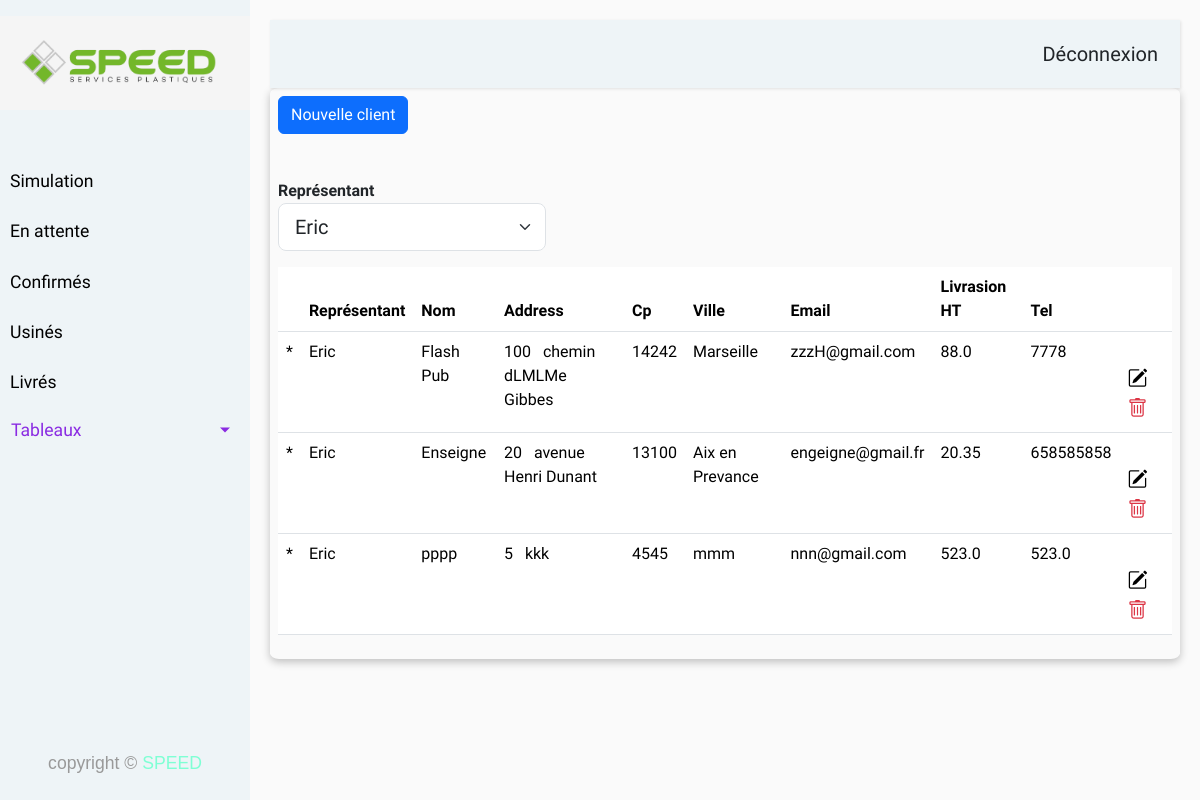
The app's page /clients (signed in), older data.
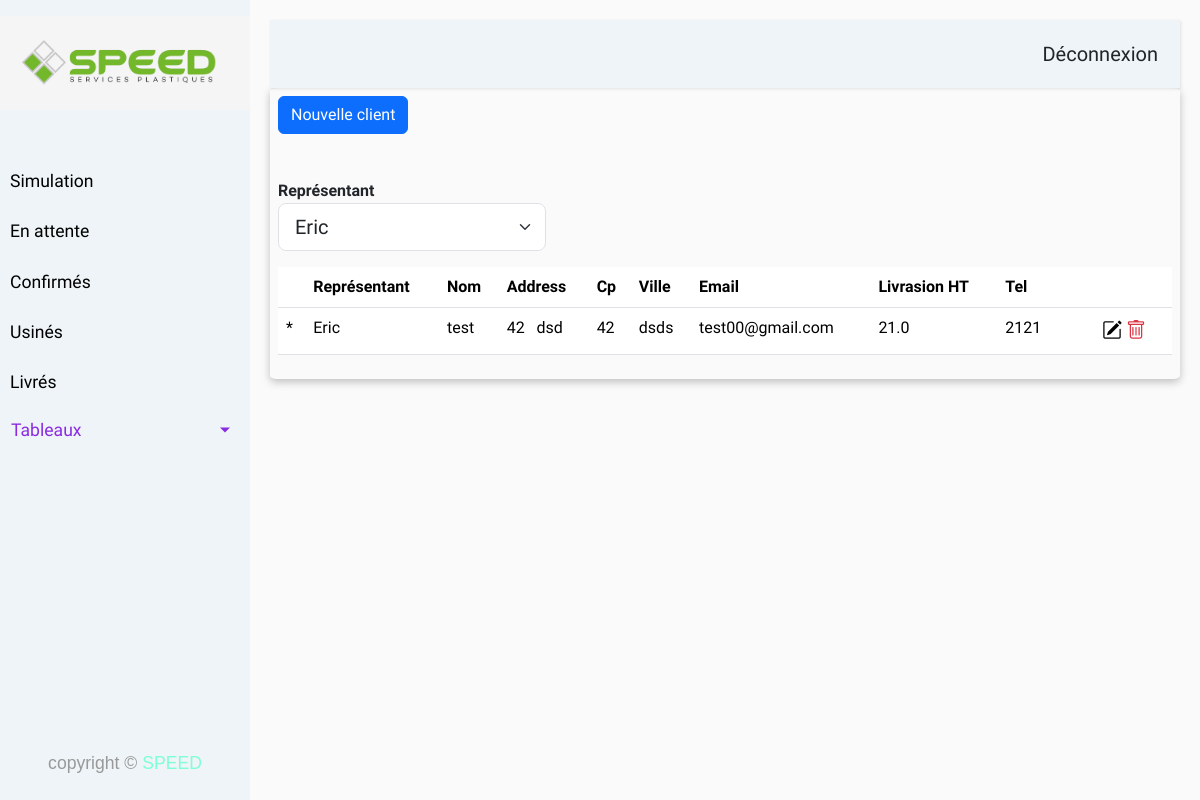
The same page, newer data.
### models/models.py (models this page shows, shortened)
class Client(db.Model):
    __tablename__ = 'client'
    id = db.Column(db.Integer(),autoincrement=True, primary_key=True)
    user_id = db.Column(db.Integer , ForeignKey('user.id'),nullable=False)
    name = db.Column(db.String(80), nullable=False)
    ville = db.Column(db.String(80), nullable=False)
    cp = db.Column(db.Integer(), nullable=False)
    numero = db.Column(db.Integer(), nullable=True)
    addresse = db.Column(db.String(256), nullable=False)
    email = db.Column(db.String(255), unique=True)
    tel = db.Column(db.String(20), nullable=False)
    prix_livr = db.Column(db.Float , nullable=False)
    rel_client_commande = relationship("Commande", backref = "client")

class User(db.Model, UserMixin):
    __tablename__ = 'user'
    id = db.Column(db.Integer, autoincrement=True, primary_key=True)
    username=db.Column(db.String(255), nullable=False)
    email = db.Column(db.String(255), unique=True)
    password = db.Column(db.String(255), nullable=False, server_default='')
    tel = db.Column(db.String(20), nullable=False)
    role_id = db.Column(db.Integer , ForeignKey('role.id'),nullable=False)
    rel_user_client = relationship("Client", backref = "user")

### routes.py (the view)
@app.route('/clients')
@login_required
def clients():
    try:
        current_user_role = (Role.query.filter(Role.id == current_user.role_id).first()).name
    except Exception as e:
        return f"Error fetching current user role: {str(e)}"
    if current_user_role == "admin" :
        representants = get_all_representants()
        print(representants)
        first_rep = representants[0].id
        clients= get_cients_by_rep(first_rep)
    elif current_user_role == "comercial":
        representants = []
        representants.append(current_user)
        clients= get_cients_by_rep(current_user.id)
        print("xxxxxxxxxxx")
        print(current_user.username)
    return render_template('clients.html', user = current_user,current_user_role = current_user_role,representants = representants, clients=clients, page ="Clients")

### app.py (called while the page is built)
@login_manager.user_loader
def load_user(id):
    return User.query.get(int(id))

### models/models.py (called while the page is built)
def get_cients_by_rep(first_rep_id):
    clients=db.session.query(Client.name,Client.ville,Client.cp,Client.numero,Client.addresse,User.username,Client.email,Client.tel,User.id,Client.id,Client.prix_livr).join(User,Client.user_id== User.id ).filter(Client.user_id == first_rep_id ).all()
    result = []
    for row in  clients :
        result.append(row._data)
    return result

### routes.py (called while the page is built)
@app.before_request
def session_handler():
    session.permanent = True
    app.permanent_session_lifetime = timedelta(days=30)

### templates/clients.html (shortened to what this page needs)
{% extends 'base.html' %}
{% block contenue %}
{% if current_user_role =="admin"  or current_user_role =="comercial" %}
    <a href="#" class="btn btn-primary" style="margin-bottom: 1.3rem;" onclick="newClientForm()">Nouvelle client </a>
{% endif %}
<table id="clients_table" class="table">
    <div class="mt-4">
        <label for="representant"><strong>Représentant</strong></label>
        <select id="representant" class="form-select form-select-lg mb-3"
            aria-label=".form-select-sm nouvelle_utilisateur" style="width: 30%;">
            {% for item in representants%}
            <option value='{{ item.id}}'>{{ item.username}}</option>
            {% endfor %}
        </select>
    </div>
    <thead class="thead-light">
        <tr>
            <th scope="row"></th>
            <th scope="col">Représentant</th>
            <th scope="col">Nom</th>
            <th scope="col">Address</th>
            <th scope="col">Cp</th>
            <th scope="col">Ville</th>
            <th scope="col">Email</th>
            <th scope="col">Livrasion HT</th>
            <th scope="col">Tel</th>
            {% if current_user_role =="admin" or current_user_role =="comercial"%}
                <th></th>
            {% endif %}
        </tr>
    </thead>
    <tbody>
        {% for item in clients %}
        <tr>
            <td>*</th>
            <td>{{item[5]}}</td>
            <td>{{item[0]}}</td>
            <td> <span class="numero_voie_edit_span">{{item[3]}}</span > &nbsp <span class="name_voie_edit_span">{{item[4]}}</span> </td>
            <td>{{item[2]}}</td>
            <td>{{item[1]}}</td>
            <td>{{item[6]}}</td>
            <td>{{item[10]}}</td>
            <td>{{item[7]}}</td>
            {% if current_user_role =="admin" or current_user_role =="comercial"%}
            <td>
                <i class="bi bi-pencil-square getInfoBtn" style="font-size: 20px;"></i>
                <i type="button" class="delete_icon bi bi-trash text-danger " style="font-size: 20px;"
                    onclick="delete_client(this,'{{item[9]}}')"></i>
            </td>
            {% endif %}
        </tr>
        {% endfor %}
    </tbody>
</table>
{% endblock %}

### templates/base.html (shortened to what this page needs)
{% extends 'base_header_footer.html' %}
{% block body %}
<div id="main_contenue" class="wrapper">
  <nav id="sidebar">
    <div class="sidebar-header mt-3">
      <a href="{{url_for( 'Simulation')}}" class="logo me-auto"><img
          src="{{ url_for('static', filename= 'img/logo/logo.png') }}" alt="speed logo" style="width: 200px;"></a>
    </div>
    <ul class="list-unstyled  mt-5">
      {% if current_user_role =="comercial" or current_user_role =="admin" %}
        {% if page == "Simulation" %}
          <li class="mt-1 active">
        {% else %}
          <li class="mt-1">
        {% endif %}
        <a href="{{url_for( 'Simulation')}}">Simulation</a>
        </li class=" mt-1">
      {% endif %}
      {% if page == "attents" %}
      <li class="mt-1 active">
      {% else %}
      <li class="mt-1">
      {% endif %}
      <a href="{{url_for( 'en_attente')}}">En attente</a>
      </li class=" mt-1">
      {% if page == "Confirmés" %}
      <li class="mt-1 active">
      {% else %}
      <li class="mt-1">
      {% endif %}
      <a href="{{url_for( 'confirme')}}">Confirmés</a>
      </li>
      {% if page == "Usinés" %}
      <li class="mt-1 active">
      {% else %}
      <li class="mt-1">
      {% endif %}
      <a href="{{url_for('usiner')}}">Usinés</a>
      </li>
      {% if page == "Livrés" %}
      <li class="mt-1 active">
      {% else %}
      <li class="mt-1">
      {% endif %}
      <a href="{{url_for('livrer')}}">Livrés</a>
      </li>
      {% if page == "Tableaux" %}
      <li class=" dropdown mt-1 active">
        <a class="btn dropdown-toggle" role="button" id="AdminLink" data-bs-toggle="dropdown" aria-expanded="false"
          style="color: blueviolet;">
          Tableaux
        </a>
        <ul class="dropdown-menu" aria-labelledby="AdminLink">
          <li><a class="dropdown-item" href="{{url_for('membres')}}">Membres</a></li>
          <li><a class="dropdown-item" href="{{url_for('clients')}}">Client</a></li>
          <li><a class="dropdown-item" href="{{url_for('prix')}}">Prix</a></li>
        </ul>
      </li>
      {% else %}
      <li class="dropdown">
        <a class="btn dropdown-toggle text-start" href="#" role="button" id="AdminLink" data-bs-toggle="dropdown"
          aria-expanded="false" style="color: blueviolet;">
          Tableaux
        </a>
      </li>
      {% endif %}
    </ul>
    <footer style="bottom: 5px; position: absolute; width: 100%;">
          <p class="text-center">copyright © <strong style="color: aquamarine;">SPEED</strong></p>
    </footer>
  </nav>
  <div id="content">
    <nav class="navbar navbar-expand-lg navbar-light bg-light">
      <div class="container-fluid d-flex">
        <div >
          <ul class="nav navbar-nav ml-auto ">
            <li class="nav-item active d-inline-block">
              <a id="logout_link" href="{{ url_for('logout') }}">Déconnexion</a>
            </li>
          </ul>
        </div>
      </div>
    </nav>
    <div id="main_container" class="p-2">
      {% block contenue %}
      {% endblock %}
    </div>
  </div>
</div>
{% endblock %}

### templates/base_header_footer.html (shortened to what this page needs)
<!DOCTYPE html>
<html lang="fr">
<head>
  <link href="https://cdn.rawgit.com/harvesthq/chosen/gh-pages/chosen.min.css" rel="stylesheet"/>
  <link href="{{ url_for('static', filename= 'includes/css/animate.min.css') }}" rel="stylesheet">
  <link href="{{ url_for('static', filename= 'includes/css/aos.css') }}" rel="stylesheet">
  <link href="{{ url_for('static', filename= 'includes/css/bootstrap.min.css') }}" rel="stylesheet">
  <link href="{{ url_for('static', filename= 'includes/css/bootstrap-icons.css') }}" rel="stylesheet">
  <link href="{{ url_for('static', filename= 'includes/css/boxicons.min.css') }}" rel="stylesheet">
  <link href="{{ url_for('static', filename= 'includes/css/glightbox.min.css') }}" rel="stylesheet">
  <link href="{{ url_for('static', filename= 'includes/css/swiper-bundle.min.css') }}" rel="stylesheet">
  <link rel="stylesheet" href="{{ url_for('static', filename= 'css/style.css') }}">
</head>
<body>
  {% block body %}
  {% endblock %}
</body>
</html>

### static/css/style.css (style rules this page uses)
* { margin: 0; padding: 0; box-sizing: border-box; }
body { font-family: 'Poppins', sans-serif; background: #fafafa; }
p { font-family: 'Poppins', sans-serif; font-size: 1.1em; font-weight: 300; line-height: 1.7em; color: #999; }
a, a:hover, a:focus { color: inherit; text-decoration: none; transition: all 0.3s; }
.navbar { padding: 15px 10px; background-color: rgb(238, 244, 247) !important; border: none; border-radius: 0; box-shadow: 1px 1px 3px rgba(0, 0, 0, 0.1); }
#sidebar { width: 250px; position: fixed; top: 0; height: 100vh; z-index: 999; background: rgb(238, 244, 247); color: black; left: 0; overflow-y: hidden; }
#sidebar .sidebar-header { padding: 20px; background: rgb(245, 245, 245); }
#sidebar ul li a { padding: 10px; font-size: 1.1em; display: block; }
.dropdown-toggle::after { display: block; position: absolute; top: 50%; right: 20px; transform: translateY(-50%); }
#content { left: 250px !important; padding: 20px; min-height: 100vh; transition: all 0.3s; position: absolute; top: 0; right: 0; }
#main_container { box-shadow: rgba(0, 0, 0, 0.24) 0px 3px 8px; border-radius: 1%; overflow-x: scroll; }
body { font-family: 'Asap', sans-serif; }
.bi-pencil-square, bi-trash { font-size: 20px; }
#logout_link { font-size: 20px; }

Row changes from the older to the newer data that the page shows:
removed Client: username "Eric", name "Flash Pub", numero "100", addresse "chemin dLMLMe Gibbes", cp "14242", ville "Marseille", email "zzzH@gmail.com", prix_livr "88.0", tel "7778"
removed Client: username "Eric", name "Enseigne", numero "20", addresse "avenue Henri Dunant", cp "13100", ville "Aix en Prevance", email "engeigne@gmail.fr", prix_livr "20.35", tel "658585858"
removed Client: username "Eric", name "pppp", numero "5", addresse "kkk", cp "4545", ville "mmm", email "nnn@gmail.com", prix_livr "523.0", tel "523.0"
added Client: username "Eric", name "test", numero "42", addresse "dsd", cp "42", ville "dsds", email "test00@gmail.com", prix_livr "21.0", tel "2121"
